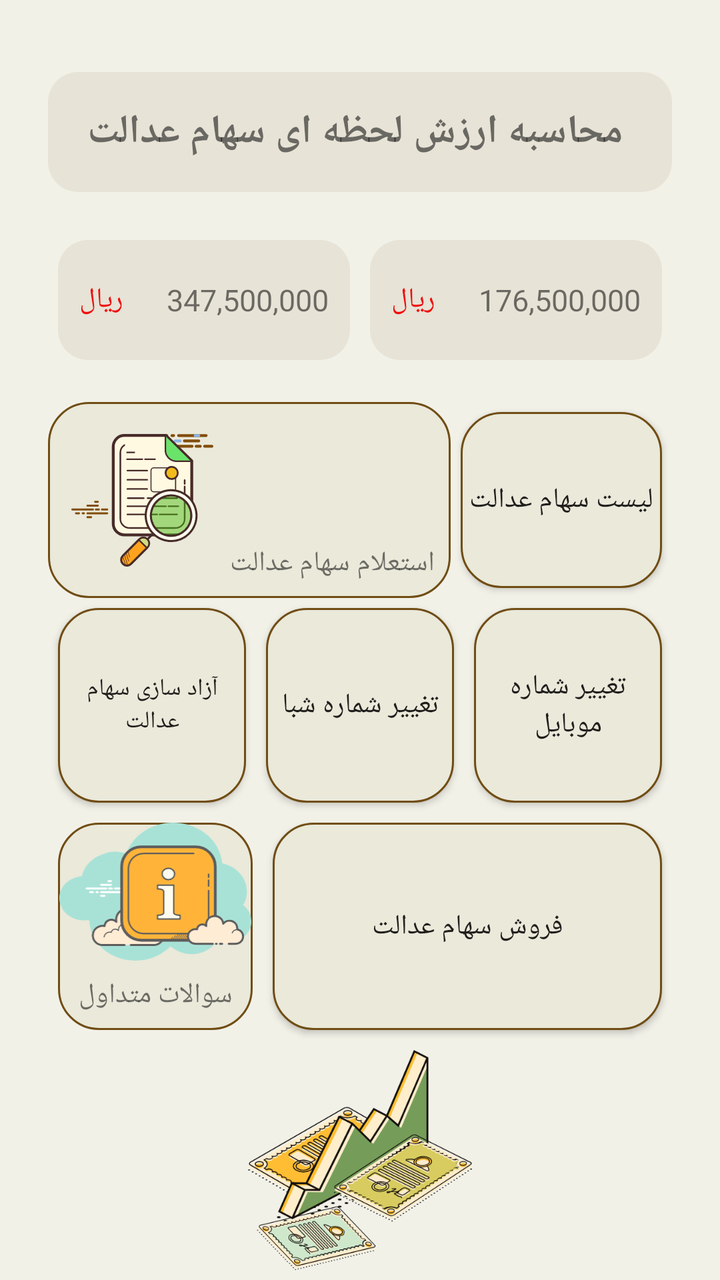
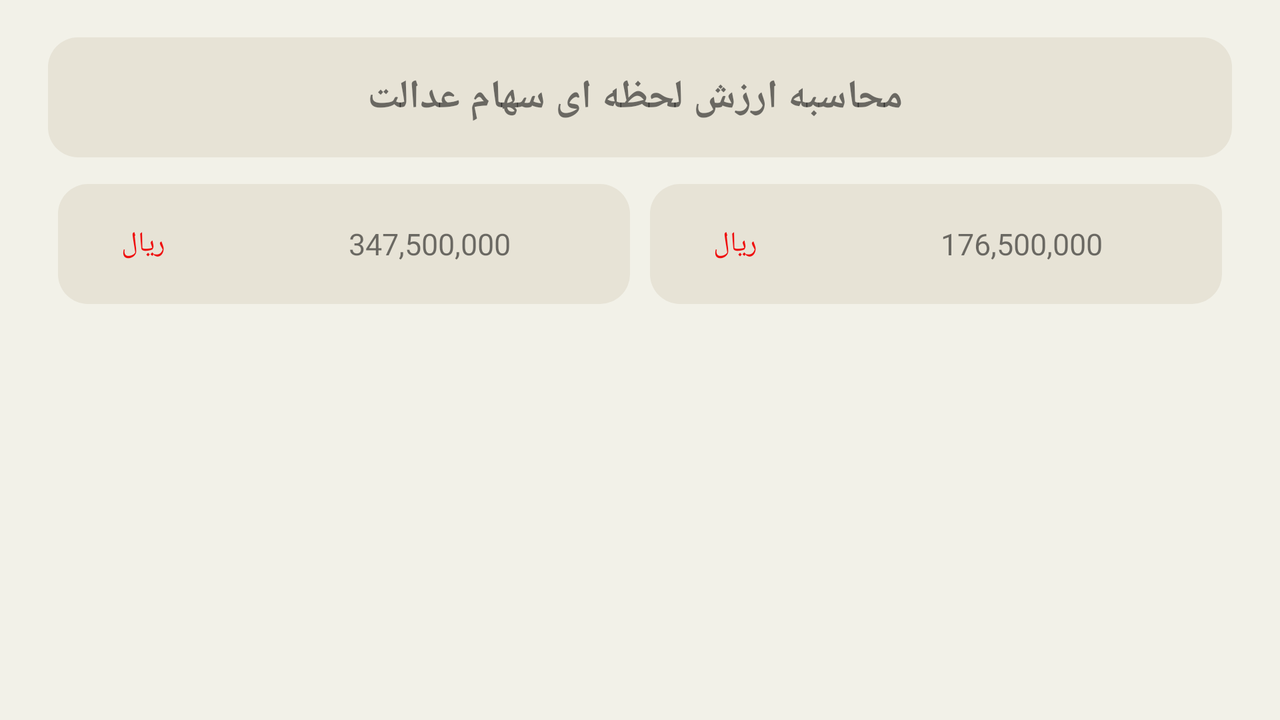

The same Android screen from two of the app's own layout files: first res/layout/ as a phone draws it, then the repository's variant for another configuration, drawn on a device whose configuration selects that folder. Both files follow.
<!-- AndroidManifest.xml: application theme AppTheme -->
<!-- res/layout/fragment_home.xml -->
<?xml version="1.0" encoding="utf-8"?>

<androidx.constraintlayout.widget.ConstraintLayout xmlns:android="http://schemas.android.com/apk/res/android"
    xmlns:app="http://schemas.android.com/apk/res-auto"
    xmlns:tools="http://schemas.android.com/tools"
    android:layout_width="match_parent"
    android:layout_height="match_parent"
    android:background="#F2F1E8"
    tools:context=".ui.home.HomeFragment">

    <TextView
        android:clickable="true"
        android:id="@+id/textView"
        android:layout_width="0dp"
        android:layout_height="wrap_content"

        android:layout_marginStart="24dp"
        android:layout_marginLeft="24dp"
        android:layout_marginEnd="24dp"
        android:layout_marginRight="24dp"
        android:background="@drawable/shape_button"
        android:gravity="center"
        android:padding="10dp"
        android:text=" محاسبه ارزش لحظه ای سهام عدالت"
        android:textSize="20sp"
        android:textStyle="bold"
        app:layout_constraintBottom_toBottomOf="parent"
        app:layout_constraintEnd_toEndOf="parent"
        app:layout_constraintStart_toStartOf="parent"
        app:layout_constraintTop_toTopOf="parent"
        app:layout_constraintVertical_bias="0.062" />

    <LinearLayout
        android:id="@+id/linearLayout"
        android:layout_width="0dp"
        android:layout_height="wrap_content"
        android:weightSum="2"
        app:layout_constraintBottom_toBottomOf="parent"
        app:layout_constraintEnd_toEndOf="@+id/textView"
        app:layout_constraintStart_toStartOf="@+id/textView"
        app:layout_constraintTop_toBottomOf="@+id/textView"
        app:layout_constraintVertical_bias="0.04000002">

        <LinearLayout
            android:layout_width="0dp"
            android:layout_height="match_parent"
            android:layout_margin="5dp"
            android:clickable="true"
            android:layout_weight="1"
            android:background="@drawable/shape_button"
            android:orientation="horizontal"
            android:weightSum="4">

            <TextView
                android:layout_width="0dp"
                android:layout_height="match_parent"
                android:layout_weight="1.2"
                android:gravity="center"
                android:text="ریال"
                android:textColor="#EF0E0E" />

            <TextView
                android:layout_width="0dp"
                android:layout_height="match_parent"
                android:layout_weight="2.8"
                android:gravity="center"
                android:text="347,500,000"
                android:textSize="15sp" />

        </LinearLayout>

        <LinearLayout
            android:layout_width="0dp"
            android:layout_height="match_parent"
            android:layout_margin="5dp"
            android:layout_weight="1"
            android:clickable="true"
            android:background="@drawable/shape_button"
            android:orientation="horizontal"
            android:weightSum="4">

            <TextView
                android:layout_width="0dp"
                android:layout_height="match_parent"
                android:layout_weight="1.2"
                android:gravity="center"
                android:text="ریال"
                android:textColor="#EF0E0E" />

            <TextView
                android:layout_width="0dp"
                android:layout_height="match_parent"
                android:layout_weight="2.8"
                android:gravity="center"
                android:text="176,500,000"
                android:textSize="15sp" />

        </LinearLayout>
    </LinearLayout>

    <LinearLayout
        android:id="@+id/linearLayout2"
        android:layout_width="0dp"

        android:layout_height="0dp"
        android:layout_marginTop="16dp"
        android:orientation="vertical"
        android:weightSum="3"
        app:layout_constraintBottom_toTopOf="@+id/imageView"
        app:layout_constraintEnd_toEndOf="@+id/linearLayout"
        app:layout_constraintStart_toStartOf="@+id/linearLayout"
        app:layout_constraintTop_toBottomOf="@+id/linearLayout">

        <LinearLayout
            android:layout_width="match_parent"
            android:layout_height="wrap_content"

            android:layout_weight="1"
            android:orientation="horizontal"
            android:weightSum="3">
            <LinearLayout
                android:layout_width="0dp"
                android:clickable="true"
                android:background="@drawable/back_grid_main"
                android:layout_height="match_parent"
                android:layout_weight="2">



    <LinearLayout
        android:id="@+id/card_bourse_yar"
        android:layout_width="match_parent"
        android:layout_height="match_parent"
        android:background="?attr/selectableItemBackground"

        android:gravity="center"
        android:orientation="horizontal"
        app:layout_constraintBottom_toBottomOf="parent"
        app:layout_constraintEnd_toEndOf="parent"
        app:layout_constraintStart_toStartOf="parent"
        app:layout_constraintTop_toTopOf="parent">
        <androidx.constraintlayout.widget.ConstraintLayout
            android:layout_width="match_parent"
            android:layout_height="match_parent">

            <ImageView
                android:id="@+id/imageView4"
                android:layout_width="wrap_content"
                android:layout_height="match_parent"
                android:src="@drawable/ic_request_saham"
                app:layout_constraintBottom_toBottomOf="parent"
                app:layout_constraintEnd_toEndOf="parent"
                app:layout_constraintHorizontal_bias="0.09"
                app:layout_constraintStart_toStartOf="parent"
                app:layout_constraintTop_toTopOf="parent" />

            <TextView
                android:layout_width="wrap_content"
                android:layout_height="wrap_content"
                android:text="استعلام سهام عدالت"
                app:layout_constraintBottom_toBottomOf="parent"
                app:layout_constraintEnd_toEndOf="parent"
                app:layout_constraintStart_toEndOf="@+id/imageView4"
                app:layout_constraintTop_toTopOf="parent"
                app:layout_constraintVertical_bias="0.9" />
        </androidx.constraintlayout.widget.ConstraintLayout>



    </LinearLayout>

            </LinearLayout>

            <Button
                android:layout_width="0dp"
                android:clickable="true"
                android:layout_height="match_parent"
                android:layout_margin="5dp"
                android:layout_weight="1"
                android:background="@drawable/back_grid_main"
                android:text="لیست سهام عدالت" />
        </LinearLayout>

        <LinearLayout
            android:layout_width="match_parent"
            android:layout_height="wrap_content"

            android:layout_weight="1"
            android:orientation="horizontal"
            android:weightSum="3">

            <Button
                android:layout_width="0dp"
                android:layout_height="match_parent"
                android:layout_margin="5dp"
                android:clickable="true"
                android:layout_weight="1"
                android:background="@drawable/back_grid_main"
                android:padding="2dp"
                android:text="آزاد سازی سهام عدالت"
                android:textSize="12sp" />

            <Button
                android:layout_width="0dp"
                android:layout_height="match_parent"
                android:layout_margin="5dp"
                android:layout_weight="1"
                android:clickable="true"
                android:background="@drawable/back_grid_main"
                android:text="تغییر شماره شبا" />

            <Button
                android:layout_width="0dp"
                android:layout_height="match_parent"
                android:layout_margin="5dp"
                android:layout_weight="1"
                android:clickable="true"
                android:background="@drawable/back_grid_main"
                android:text="تغییر شماره موبایل" />
        </LinearLayout>

        <LinearLayout
            android:layout_width="match_parent"
            android:layout_height="wrap_content"

            android:layout_weight="1"
            android:orientation="horizontal"
            android:weightSum="3">

            <LinearLayout
                android:layout_width="0dp"
                android:layout_height="match_parent"
                android:layout_margin="5dp"
                android:layout_weight="1"
                android:clickable="true"
                android:background="@drawable/back_grid_main"
                android:orientation="vertical"
                android:text="استعلام سهام عدالت"
                android:weightSum="3">

                <ImageView
                    android:layout_width="match_parent"
                    android:layout_height="0dp"
                    android:layout_weight="2"
                    android:src="@drawable/ic_info_quest" />

                <TextView
                    android:layout_width="match_parent"
                    android:layout_height="0dp"
                    android:layout_weight="1"
                    android:gravity="center"
                    android:text="سوالات متداول" />

            </LinearLayout>

            <Button
                android:layout_width="0dp"
                android:clickable="true"
                android:layout_height="match_parent"
                android:layout_margin="5dp"
                android:layout_weight="2"
                android:background="@drawable/back_grid_main"
                android:text="فروش سهام عدالت" />
        </LinearLayout>

    </LinearLayout>

    <ImageView
        android:id="@+id/imageView"
        android:layout_width="match_parent"
        android:layout_height="0dp"
        android:padding="5dp"
        android:src="@drawable/ic_mony_chart"
        app:layout_constraintBottom_toBottomOf="parent"
        app:layout_constraintDimensionRatio="3:1"
        app:layout_constraintEnd_toEndOf="parent"
        app:layout_constraintStart_toStartOf="parent"
        app:layout_constraintTop_toTopOf="@+id/textView"
        app:layout_constraintVertical_bias="1.0" />

</androidx.constraintlayout.widget.ConstraintLayout>
<!-- resources referenced by this layout -->
<resources>
  <!-- drawable back_grid_main (drawable-v21) -->
  <?xml version="1.0" encoding="utf-8"?>
  
  <shape xmlns:android="http://schemas.android.com/apk/res/android"
      android:shape="rectangle"
      >
  
      <corners android:radius="20sp"/>
  
  
      <stroke android:color="#704D14" android:width="1dp"/>
  
  
      <solid
          android:color="#EAE9DA" />
      <padding
          android:bottom="0dp"
          android:left="0dp"
          android:right="0dp"
          android:top="0dp" />
  
      <size
          android:height="60dp"
          android:width="270dp" />
  
  </shape>
  <!-- drawable ic_info_quest: vector/xml drawable (drawable, 12258 chars, omitted) -->
  <!-- drawable ic_mony_chart: vector/xml drawable (drawable-v21, 249398 chars, omitted) -->
  <!-- drawable ic_request_saham: vector/xml drawable (drawable, 9427 chars, omitted) -->
  <!-- drawable shape_button (drawable-v21) -->
  <?xml version="1.0" encoding="utf-8"?>
  
  <shape xmlns:android="http://schemas.android.com/apk/res/android"
      android:shape="rectangle"
      >
  
      <corners android:radius="15sp"/>
  
  
  
  
      <solid
          android:color="#54CFC5AF"  />
      <padding
          android:bottom="0dp"
          android:left="0dp"
          android:right="0dp"
          android:top="0dp" />
  
      <size
          android:height="60dp"
          android:width="270dp" />
  
  </shape>
  <style name="AppTheme" parent="Theme.AppCompat.Light.DarkActionBar">
          
          <item name="colorPrimary">@color/colorPrimary</item>
          <item name="colorPrimaryDark">@color/colorPrimaryDark</item>
          <item name="colorAccent">@color/colorAccent</item>
          <item name="android:fontFamily">@font/iran_yekan_mobile_bold</item>
      </style>
  <color name="colorPrimary">#7c8a9f</color>
  <color name="colorPrimaryDark">#7c8a9f</color>
  <color name="colorAccent">#03DAC5</color>
</resources>
<!-- res/layout-land/fragment_home.xml (the repository's variant of the layout above) -->
<!-- drawn on the phone turned sideways -->
<?xml version="1.0" encoding="utf-8"?>
<androidx.constraintlayout.widget.ConstraintLayout xmlns:android="http://schemas.android.com/apk/res/android"
    xmlns:app="http://schemas.android.com/apk/res-auto"
    xmlns:tools="http://schemas.android.com/tools"
    android:layout_width="match_parent"
    android:layout_height="match_parent"
    android:background="#F2F1E8"
    tools:context=".ui.home.HomeFragment">

    <TextView
        android:clickable="true"
        android:id="@+id/textView"
        android:layout_width="0dp"
        android:layout_height="wrap_content"

        android:layout_marginStart="24dp"
        android:layout_marginLeft="24dp"
        android:layout_marginEnd="24dp"
        android:layout_marginRight="24dp"
        android:background="@drawable/shape_button"
        android:gravity="center"
        android:padding="10dp"
        android:text=" محاسبه ارزش لحظه ای سهام عدالت"
        android:textSize="20sp"
        android:textStyle="bold"
        app:layout_constraintBottom_toBottomOf="parent"
        app:layout_constraintEnd_toEndOf="parent"
        app:layout_constraintStart_toStartOf="parent"
        app:layout_constraintTop_toTopOf="parent"
        app:layout_constraintVertical_bias="0.062" />

    <LinearLayout
        android:id="@+id/linearLayout"
        android:layout_width="0dp"
        android:layout_height="wrap_content"
        android:weightSum="2"
        app:layout_constraintBottom_toBottomOf="parent"
        app:layout_constraintEnd_toEndOf="@+id/textView"
        app:layout_constraintStart_toStartOf="@+id/textView"
        app:layout_constraintTop_toBottomOf="@+id/textView"
        app:layout_constraintVertical_bias="0.04000002">

        <LinearLayout
            android:layout_width="0dp"
            android:layout_height="match_parent"
            android:layout_margin="5dp"
            android:clickable="true"
            android:layout_weight="1"
            android:background="@drawable/shape_button"
            android:orientation="horizontal"
            android:weightSum="4">

            <TextView
                android:layout_width="0dp"
                android:layout_height="match_parent"
                android:layout_weight="1.2"
                android:gravity="center"
                android:text="ریال"
                android:textColor="#EF0E0E" />

            <TextView
                android:layout_width="0dp"
                android:layout_height="match_parent"
                android:layout_weight="2.8"
                android:gravity="center"
                android:text="347,500,000"
                android:textSize="15sp" />

        </LinearLayout>

        <LinearLayout
            android:layout_width="0dp"
            android:layout_height="match_parent"
            android:layout_margin="5dp"
            android:layout_weight="1"
            android:clickable="true"
            android:background="@drawable/shape_button"
            android:orientation="horizontal"
            android:weightSum="4">

            <TextView
                android:layout_width="0dp"
                android:layout_height="match_parent"
                android:layout_weight="1.2"
                android:gravity="center"
                android:text="ریال"
                android:textColor="#EF0E0E" />

            <TextView
                android:layout_width="0dp"
                android:layout_height="match_parent"
                android:layout_weight="2.8"
                android:gravity="center"
                android:text="176,500,000"
                android:textSize="15sp" />

        </LinearLayout>
    </LinearLayout>

    <LinearLayout
        android:id="@+id/linearLayout2"
        android:layout_width="0dp"

        android:layout_height="0dp"
        android:layout_marginTop="16dp"
        android:orientation="vertical"
        android:weightSum="3"
        app:layout_constraintEnd_toEndOf="@+id/linearLayout"
        app:layout_constraintStart_toStartOf="@+id/linearLayout"
        app:layout_constraintTop_toBottomOf="@+id/linearLayout">

        <LinearLayout
            android:layout_width="match_parent"
            android:layout_height="wrap_content"

            android:layout_weight="1"
            android:orientation="horizontal"
            android:weightSum="3">

            <LinearLayout
                android:layout_width="0dp"
                android:layout_height="match_parent"
                android:layout_weight="2"
                android:background="@drawable/back_grid_main"
                android:clickable="true">


                <LinearLayout
                    android:id="@+id/card_bourse_yar"
                    android:layout_width="match_parent"
                    android:layout_height="match_parent"
                    android:background="?attr/selectableItemBackground"

                    android:gravity="center"
                    android:orientation="horizontal"
                    app:layout_constraintBottom_toBottomOf="parent"
                    app:layout_constraintEnd_toEndOf="parent"
                    app:layout_constraintStart_toStartOf="parent"
                    app:layout_constraintTop_toTopOf="parent">

                    <androidx.constraintlayout.widget.ConstraintLayout
                        android:layout_width="match_parent"
                        android:layout_height="match_parent">

                        <ImageView
                            android:id="@+id/imageView4"
                            android:layout_width="wrap_content"
                            android:layout_height="match_parent"
                            android:src="@drawable/ic_request_saham"
                            app:layout_constraintBottom_toBottomOf="parent"
                            app:layout_constraintEnd_toEndOf="parent"
                            app:layout_constraintHorizontal_bias="0.09"
                            app:layout_constraintStart_toStartOf="parent"
                            app:layout_constraintTop_toTopOf="parent" />

                        <TextView
                            android:layout_width="wrap_content"
                            android:layout_height="wrap_content"
                            android:text="استعلام سهام عدالت"
                            app:layout_constraintBottom_toBottomOf="parent"
                            app:layout_constraintEnd_toEndOf="parent"
                            app:layout_constraintStart_toEndOf="@+id/imageView4"
                            app:layout_constraintTop_toTopOf="parent"
                            app:layout_constraintVertical_bias="0.9" />
                    </androidx.constraintlayout.widget.ConstraintLayout>


                </LinearLayout>

            </LinearLayout>

            <Button
                android:layout_width="0dp"
                android:layout_height="match_parent"
                android:layout_margin="5dp"
                android:layout_weight="1"
                android:background="@drawable/back_grid_main"
                android:clickable="true"
                android:text="لیست سهام عدالت" />
        </LinearLayout>

        <LinearLayout
            android:layout_width="match_parent"
            android:layout_height="wrap_content"

            android:layout_weight="1"
            android:orientation="horizontal"
            android:weightSum="3">

            <Button
                android:layout_width="0dp"
                android:layout_height="match_parent"
                android:layout_margin="5dp"
                android:layout_weight="1"
                android:background="@drawable/back_grid_main"
                android:clickable="true"
                android:padding="2dp"
                android:text="آزاد سازی سهام عدالت"
                android:textSize="12sp" />

            <Button
                android:layout_width="0dp"
                android:layout_height="match_parent"
                android:layout_margin="5dp"
                android:layout_weight="1"
                android:background="@drawable/back_grid_main"
                android:clickable="true"
                android:text="تغییر شماره شبا" />

            <Button
                android:layout_width="0dp"
                android:layout_height="match_parent"
                android:layout_margin="5dp"
                android:layout_weight="1"
                android:background="@drawable/back_grid_main"
                android:clickable="true"
                android:text="تغییر شماره موبایل" />
        </LinearLayout>

        <LinearLayout
            android:layout_width="match_parent"
            android:layout_height="wrap_content"

            android:layout_weight="1"
            android:orientation="horizontal"
            android:weightSum="3">

            <LinearLayout
                android:layout_width="0dp"
                android:layout_height="match_parent"
                android:layout_margin="5dp"
                android:layout_weight="1"
                android:background="@drawable/back_grid_main"
                android:clickable="true"
                android:orientation="vertical"
                android:text="استعلام سهام عدالت"
                android:weightSum="3">

                <ImageView
                    android:layout_width="match_parent"
                    android:layout_height="0dp"
                    android:layout_weight="2"
                    android:src="@drawable/ic_info_quest" />

                <TextView
                    android:layout_width="match_parent"
                    android:layout_height="0dp"
                    android:layout_weight="1"
                    android:gravity="center"
                    android:text="سوالات متداول" />

            </LinearLayout>

            <Button
                android:layout_width="0dp"
                android:layout_height="match_parent"
                android:layout_margin="5dp"
                android:layout_weight="2"
                android:background="@drawable/back_grid_main"
                android:clickable="true"
                android:text="فروش سهام عدالت" />
        </LinearLayout>

    </LinearLayout>

</androidx.constraintlayout.widget.ConstraintLayout>
<!-- resources referenced by the variant -->
<!-- as the phone turned sideways resolves them -->
<resources>
  <!-- drawable back_grid_main (drawable-v21) -->
  <?xml version="1.0" encoding="utf-8"?>
  
  <shape xmlns:android="http://schemas.android.com/apk/res/android"
      android:shape="rectangle"
      >
  
      <corners android:radius="20sp"/>
  
  
      <stroke android:color="#704D14" android:width="1dp"/>
  
  
      <solid
          android:color="#EAE9DA" />
      <padding
          android:bottom="0dp"
          android:left="0dp"
          android:right="0dp"
          android:top="0dp" />
  
      <size
          android:height="60dp"
          android:width="270dp" />
  
  </shape>
  <!-- drawable ic_info_quest: vector/xml drawable (drawable, 12258 chars, omitted) -->
  <!-- drawable ic_request_saham: vector/xml drawable (drawable, 9427 chars, omitted) -->
  <!-- drawable shape_button (drawable-v21) -->
  <?xml version="1.0" encoding="utf-8"?>
  
  <shape xmlns:android="http://schemas.android.com/apk/res/android"
      android:shape="rectangle"
      >
  
      <corners android:radius="15sp"/>
  
  
  
  
      <solid
          android:color="#54CFC5AF"  />
      <padding
          android:bottom="0dp"
          android:left="0dp"
          android:right="0dp"
          android:top="0dp" />
  
      <size
          android:height="60dp"
          android:width="270dp" />
  
  </shape>
  <style name="AppTheme" parent="Theme.AppCompat.Light.DarkActionBar">
          
          <item name="colorPrimary">@color/colorPrimary</item>
          <item name="colorPrimaryDark">@color/colorPrimaryDark</item>
          <item name="colorAccent">@color/colorAccent</item>
          <item name="android:fontFamily">@font/iran_yekan_mobile_bold</item>
      </style>
  <color name="colorPrimary">#7c8a9f</color>
  <color name="colorPrimaryDark">#7c8a9f</color>
  <color name="colorAccent">#03DAC5</color>
</resources>
